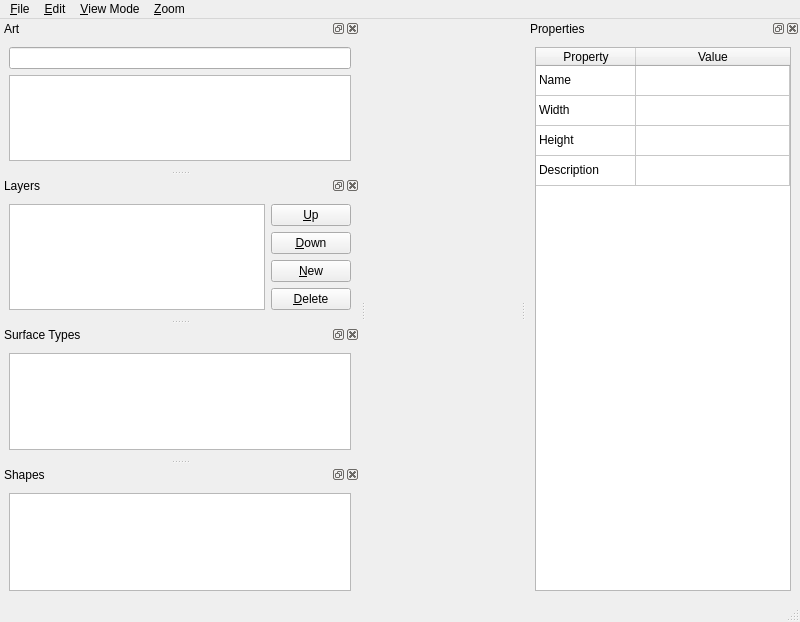
<?xml version="1.0" encoding="UTF-8"?>
<ui version="4.0">
 <class>ObjectEditor</class>
 <widget class="QMainWindow" name="ObjectEditor">
  <property name="geometry">
   <rect>
    <x>0</x>
    <y>0</y>
    <width>800</width>
    <height>622</height>
   </rect>
  </property>
  <property name="windowTitle">
   <string>Object Editor</string>
  </property>
  <widget class="QWidget" name="centralwidget"/>
  <widget class="QMenuBar" name="menubar">
   <property name="geometry">
    <rect>
     <x>0</x>
     <y>0</y>
     <width>800</width>
     <height>25</height>
    </rect>
   </property>
   <widget class="QMenu" name="menu_File">
    <property name="title">
     <string>&amp;File</string>
    </property>
    <addaction name="actionSave"/>
    <addaction name="actionClose"/>
   </widget>
   <widget class="QMenu" name="menu_View">
    <property name="title">
     <string>&amp;View Mode</string>
    </property>
    <addaction name="actionNormal"/>
    <addaction name="actionSurfaceType"/>
    <addaction name="actionShape"/>
   </widget>
   <widget class="QMenu" name="menu_Zoom">
    <property name="title">
     <string>&amp;Zoom</string>
    </property>
    <addaction name="actionZoomIn"/>
    <addaction name="actionZoomOut"/>
    <addaction name="actionZoom100"/>
   </widget>
   <widget class="QMenu" name="menu_Edit">
    <property name="title">
     <string>&amp;Edit</string>
    </property>
    <addaction name="actionCut"/>
    <addaction name="actionCopy"/>
    <addaction name="actionPaste"/>
    <addaction name="actionDelete"/>
   </widget>
   <addaction name="menu_File"/>
   <addaction name="menu_Edit"/>
   <addaction name="menu_View"/>
   <addaction name="menu_Zoom"/>
  </widget>
  <widget class="QStatusBar" name="statusbar"/>
  <widget class="QDockWidget" name="dockArt">
   <property name="windowTitle">
    <string>Art</string>
   </property>
   <attribute name="dockWidgetArea">
    <number>1</number>
   </attribute>
   <widget class="QWidget" name="dockWidgetContents">
    <layout class="QVBoxLayout" name="verticalLayout">
     <item>
      <widget class="QLineEdit" name="txtFilterArt"/>
     </item>
     <item>
      <widget class="QListWidget" name="lstArt">
       <property name="dragEnabled">
        <bool>true</bool>
       </property>
       <property name="dragDropMode">
        <enum>QAbstractItemView::DragOnly</enum>
       </property>
      </widget>
     </item>
    </layout>
   </widget>
  </widget>
  <widget class="QDockWidget" name="dockLayers">
   <property name="windowTitle">
    <string>Layers</string>
   </property>
   <attribute name="dockWidgetArea">
    <number>1</number>
   </attribute>
   <widget class="QWidget" name="dockWidgetContents_2">
    <layout class="QHBoxLayout" name="horizontalLayout">
     <item>
      <widget class="QListWidget" name="lstLayers"/>
     </item>
     <item>
      <layout class="QVBoxLayout" name="verticalLayout_4">
       <item>
        <widget class="QPushButton" name="btnMoveLayerUp">
         <property name="text">
          <string>&amp;Up</string>
         </property>
        </widget>
       </item>
       <item>
        <widget class="QPushButton" name="btnMoveLayerDown">
         <property name="text">
          <string>&amp;Down</string>
         </property>
        </widget>
       </item>
       <item>
        <widget class="QPushButton" name="btnNewLayer">
         <property name="text">
          <string>&amp;New</string>
         </property>
        </widget>
       </item>
       <item>
        <widget class="QPushButton" name="btnDeleteLayer">
         <property name="text">
          <string>&amp;Delete</string>
         </property>
        </widget>
       </item>
      </layout>
     </item>
    </layout>
   </widget>
  </widget>
  <widget class="QDockWidget" name="dockProperties">
   <property name="windowTitle">
    <string>Properties</string>
   </property>
   <attribute name="dockWidgetArea">
    <number>2</number>
   </attribute>
   <widget class="QWidget" name="dockWidgetContents_3">
    <layout class="QVBoxLayout" name="verticalLayout_2">
     <item>
      <widget class="QTableWidget" name="tblProperties">
       <property name="cornerButtonEnabled">
        <bool>false</bool>
       </property>
       <attribute name="horizontalHeaderVisible">
        <bool>true</bool>
       </attribute>
       <attribute name="horizontalHeaderStretchLastSection">
        <bool>true</bool>
       </attribute>
       <attribute name="verticalHeaderVisible">
        <bool>false</bool>
       </attribute>
       <row>
        <property name="text">
         <string>New Row</string>
        </property>
       </row>
       <row>
        <property name="text">
         <string>New Row</string>
        </property>
       </row>
       <row>
        <property name="text">
         <string>New Row</string>
        </property>
       </row>
       <row>
        <property name="text">
         <string>New Row</string>
        </property>
       </row>
       <column>
        <property name="text">
         <string>Property</string>
        </property>
       </column>
       <column>
        <property name="text">
         <string>Value</string>
        </property>
       </column>
       <item row="0" column="0">
        <property name="text">
         <string>Name</string>
        </property>
        <property name="flags">
         <set>ItemIsSelectable|ItemIsDragEnabled|ItemIsEnabled</set>
        </property>
       </item>
       <item row="0" column="1">
        <property name="text">
         <string/>
        </property>
        <property name="flags">
         <set>ItemIsSelectable|ItemIsEditable|ItemIsDragEnabled|ItemIsEnabled</set>
        </property>
       </item>
       <item row="1" column="0">
        <property name="text">
         <string>Width</string>
        </property>
        <property name="flags">
         <set>ItemIsSelectable|ItemIsDragEnabled|ItemIsEnabled</set>
        </property>
       </item>
       <item row="1" column="1">
        <property name="text">
         <string/>
        </property>
        <property name="flags">
         <set>ItemIsSelectable|ItemIsEditable|ItemIsDragEnabled|ItemIsEnabled</set>
        </property>
       </item>
       <item row="2" column="0">
        <property name="text">
         <string>Height</string>
        </property>
        <property name="flags">
         <set>ItemIsSelectable|ItemIsDragEnabled|ItemIsEnabled</set>
        </property>
       </item>
       <item row="2" column="1">
        <property name="text">
         <string/>
        </property>
        <property name="flags">
         <set>ItemIsSelectable|ItemIsEditable|ItemIsDragEnabled|ItemIsEnabled</set>
        </property>
       </item>
       <item row="3" column="0">
        <property name="text">
         <string>Description</string>
        </property>
        <property name="flags">
         <set>ItemIsSelectable|ItemIsDragEnabled|ItemIsEnabled</set>
        </property>
       </item>
       <item row="3" column="1">
        <property name="text">
         <string/>
        </property>
        <property name="flags">
         <set>ItemIsSelectable|ItemIsEditable|ItemIsDragEnabled|ItemIsEnabled</set>
        </property>
       </item>
      </widget>
     </item>
    </layout>
   </widget>
  </widget>
  <widget class="QDockWidget" name="dockSurfaceTypes">
   <property name="windowTitle">
    <string>Surface Types</string>
   </property>
   <attribute name="dockWidgetArea">
    <number>1</number>
   </attribute>
   <widget class="QWidget" name="dockWidgetContents_5">
    <layout class="QVBoxLayout" name="verticalLayout_5">
     <item>
      <widget class="QListWidget" name="lstSurfaceTypes"/>
     </item>
    </layout>
   </widget>
  </widget>
  <widget class="QDockWidget" name="dockShapes">
   <property name="windowTitle">
    <string>Shapes</string>
   </property>
   <attribute name="dockWidgetArea">
    <number>1</number>
   </attribute>
   <widget class="QWidget" name="dockWidgetContents_6">
    <layout class="QVBoxLayout" name="verticalLayout_6">
     <item>
      <widget class="QListWidget" name="lstShapes"/>
     </item>
    </layout>
   </widget>
  </widget>
  <action name="actionSave">
   <property name="text">
    <string>&amp;Save</string>
   </property>
   <property name="shortcut">
    <string>Ctrl+S</string>
   </property>
  </action>
  <action name="actionClose">
   <property name="text">
    <string>&amp;Close</string>
   </property>
  </action>
  <action name="actionNormal">
   <property name="checkable">
    <bool>true</bool>
   </property>
   <property name="text">
    <string>&amp;Normal</string>
   </property>
  </action>
  <action name="actionSurfaceType">
   <property name="checkable">
    <bool>true</bool>
   </property>
   <property name="text">
    <string>Surface &amp;Type</string>
   </property>
  </action>
  <action name="actionShape">
   <property name="checkable">
    <bool>true</bool>
   </property>
   <property name="text">
    <string>&amp;Shape</string>
   </property>
   <property name="toolTip">
    <string>Shape</string>
   </property>
  </action>
  <action name="actionZoomIn">
   <property name="text">
    <string>Zoom &amp;In</string>
   </property>
   <property name="shortcut">
    <string>Ctrl++</string>
   </property>
  </action>
  <action name="actionZoomOut">
   <property name="text">
    <string>Zoom &amp;Out</string>
   </property>
   <property name="shortcut">
    <string>Ctrl+-</string>
   </property>
  </action>
  <action name="actionZoom100">
   <property name="text">
    <string>Zoom &amp;100%</string>
   </property>
   <property name="toolTip">
    <string>Go back to normal zoom</string>
   </property>
   <property name="shortcut">
    <string>Ctrl+0</string>
   </property>
  </action>
  <action name="actionCut">
   <property name="text">
    <string>&amp;Cut</string>
   </property>
   <property name="shortcut">
    <string>Ctrl+X</string>
   </property>
  </action>
  <action name="actionCopy">
   <property name="text">
    <string>C&amp;opy</string>
   </property>
   <property name="shortcut">
    <string>Ctrl+C</string>
   </property>
  </action>
  <action name="actionPaste">
   <property name="text">
    <string>&amp;Paste</string>
   </property>
   <property name="shortcut">
    <string>Ctrl+V</string>
   </property>
  </action>
  <action name="actionDelete">
   <property name="text">
    <string>&amp;Delete</string>
   </property>
   <property name="shortcut">
    <string>Del</string>
   </property>
  </action>
 </widget>
 <resources/>
 <connections/>
</ui>
